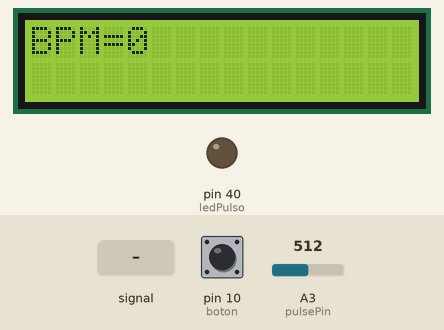
Bench run of a sketch on a simulated Arduino Mega 2560, built with avr-gcc and run on an emulated ATmega2560. Parts: 16×2 character LCD, output pins drawn as LEDs (lit = HIGH). Dashed ring = blinking. The test bench sets the inputs (shaded band); at power-on: pin 10 (boton) LOW, A3 (pulsePin) = 512. Storage starts empty; what the sketch prints to the serial monitor is not drawn.

Above: at 1.2 s.
1.3 s: A3 (pulsePin) fed a 200 Hz sine of ±81 counts around its level
At 1.47 s:
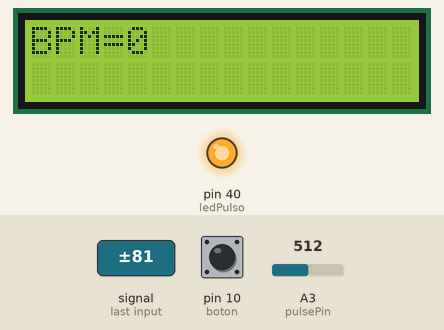
4.1 s: pin 10 (boton) pulled HIGH for 0.15 s
At 4.6 s:
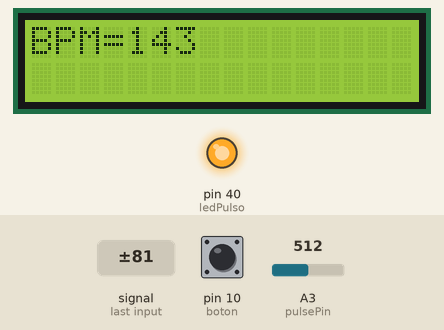
4.8 s: A3 (pulsePin) set to 306
At 6.3 s:
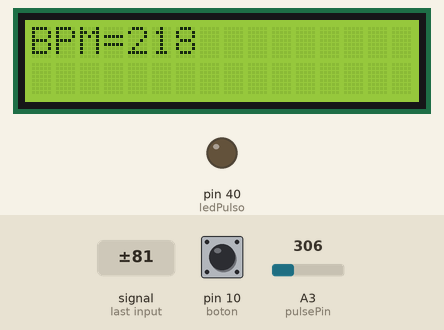
6.6 s: A3 (pulsePin) fed a 2 Hz sine of ±306 counts around its level
At 7.13 s:
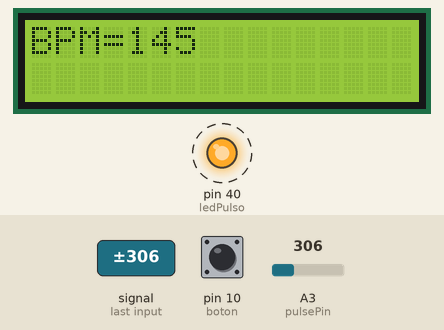
8.1 s: A3 (pulsePin) set to 716
At 9.5 s:
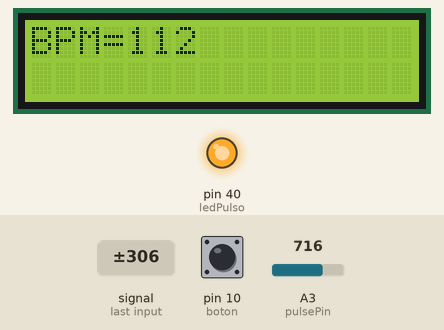
9.8 s: A3 (pulsePin) fed a 50 Hz sine of ±306 counts around its level
At 10.62 s:
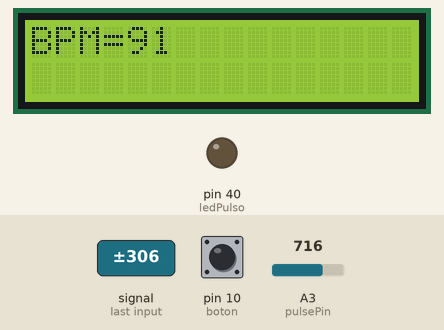
Timing chart, 0 to 12.6 s (numbered marks = the images above; inputs shaded):
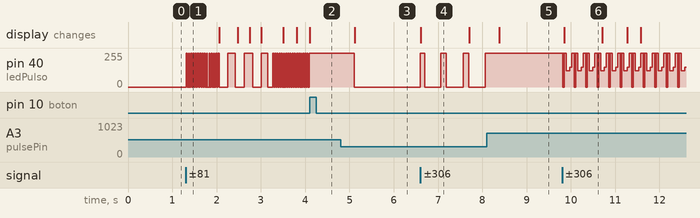

Measured:
- after the input at 1.3 s, pin 40 (ledPulso): goes 14 × (255/255 0.03 s, 0/255 0.03 s), 255/255 0.03 s, 3 × (0/255 0.19 s, 255/255 0.16 s), 0/255 0.11 s, 17 × (255/255 0.02 s, 0/255 0.02 s), then 255/255, starting at once
- after the input at 4.1 s, pin 40 (ledPulso): stops changing and stays 255/255
- after the input at 4.8 s, pin 40 (ledPulso): goes on until 5.1 s, then stays 0/255
- after the input at 6.6 s, pin 40 (ledPulso): alternates 255/255 for 0.13 s and 0/255 for 0.37 s, starting at once; the display: changes at once (image 4)
- after the input at 8.1 s, pin 40 (ledPulso): stops changing and stays 255/255
- after the input at 9.8 s, the display: changes after 0.05 s (image 6)
- what the display in image 4 shows lasts 1.1 s, from 6.6 s to 7.7 s

The sketch:

base.ino
```cpp
// Conexion Sensor Pulsos -> Arduino UNO:   S -> A0 , Vcc -> 5V , (-) -> GND
#include <LiquidCrystal_I2C.h> //Librería del controlador de pantalla.
#include <SPI.h>
#include <SD.h>
#define ed 4
File archivo;
LiquidCrystal_I2C lcd(0x27,16,2);   // inicializa la interfaz I2C del LCD 16x2
int pulsePin =3 ;                   // Sensor de Pulso conectado al puerto A0
// Estas variables son volatiles porque son usadas durante la rutina de interrupcion en la segunda Pestaña
volatile int BPM;                   // Pulsaciones por minuto
volatile int Signal;                // Entrada de datos del sensor de pulsos
volatile int IBI = 600;             // tiempo entre pulsaciones
volatile boolean Pulse = false;     // Verdadero cuando la onda de pulsos es alta, falso cuando es Baja
volatile boolean QS = false;        // Verdadero cuando el Arduino Busca un pulso del Corazon
const int ledPulso = 40;
const int boton=10;
int boton1;
void setup(){
   Serial.begin(9600);                // Puerto serial configurado a 9600 Baudios
   Serial.println("Iniciando memoria");
  if (!SD.begin(ed))
  {
    Serial.println("conenxión fallida");
    return;
  }
  Serial.print("Memoria inicializada con éxito");
  archivo =SD.open("datos.txt", FILE_WRITE);
   //Codigo para el sensor ultrasonido

  //Codigo para medidor caridaco
 pinMode(ledPulso, OUTPUT);
 pinMode(boton,INPUT);
 lcd.init();                         // Se inicializa el LCD 16x2
 lcd.backlight();
 lcd.clear();
 interruptSetup();                  // Configura la interrucion para leer el sensor de pulsos cada 2mS
}
void loop(){
 //Codigo para medidor caridaco
 int pulso = analogRead(A3);           //Lee el valor del pulsometro conectado al puerto Analogo A0
 if (pulso >= 515) {                   // Enciende led 13 cuando el pulso pasa de un valor (debe ajustarse)
    digitalWrite(ledPulso, HIGH);
 }
 else{
    digitalWrite(ledPulso, LOW);
 }
   lcd.setCursor(0,0);                   //Muestra en el LCD el valor de BPM
   lcd.print("BPM=");
   lcd.print(BPM);
   lcd.print("   ");

   Serial.println(pulso);  //Muestra en el monitor el valor de BPM
  // Serial.println(BPM);
                           // envia el valor del pulso por el puerto serie  (desabilitarla si habilita la anterior linea)
  if (QS == true){                       // Bandera del Quantified Self es verdadera cuando el Arduino busca un pulso del corazon
    QS = false;                          // Reset a la bandera del Quantified Self
  }
  if(archivo)                                       // Condicional que determina si efectivamente se creo el archivo para almacenar los valores
 {                                // Sumador para llevar el conteo de la muestra
  int contador =1;
    archivo.print(contador);
    archivo.print(",");
    archivo.print(BPM);                             // Impresión del valor cardiaco en el archivo de tipo txt separado por comas
    archivo.print(",");
    archivo.println(pulso);

 }
 boton1=digitalRead(boton);

if( boton1 == HIGH )
    {
    Serial.println("Fin de toma de datos");
    delay(1000);
    archivo.close();
    }
}
```

Interrupt.ino
```cpp
volatile int rate[10];                    // array to hold last ten IBI values
volatile unsigned long sampleCounter = 0;          // used to determine pulse timing
volatile unsigned long lastBeatTime = 0;           // used to find IBI
volatile int P =512;                      // used to find peak in pulse wave, seeded
volatile int T = 512;                     // used to find trough in pulse wave, seeded
volatile int thresh = 512;                // used to find instant moment of heart beat, seeded
volatile int amp = 100;                   // used to hold amplitude of pulse waveform, seeded
volatile boolean firstBeat = true;        // used to seed rate array so we startup with reasonable BPM
volatile boolean secondBeat = false;      // used to seed rate array so we startup with reasonable BPM

void interruptSetup(){
  // Initializes Timer2 to throw an interrupt every 2mS.
  TCCR2A = 0x02;     // DISABLE PWM ON DIGITAL PINS 3 AND 11, AND GO INTO CTC MODE
  TCCR2B = 0x06;     // DON'T FORCE COMPARE, 256 PRESCALER
  OCR2A = 0X7C;      // SET THE TOP OF THE COUNT TO 124 FOR 500Hz SAMPLE RATE
  TIMSK2 = 0x02;     // ENABLE INTERRUPT ON MATCH BETWEEN TIMER2 AND OCR2A
  sei();             // MAKE SURE GLOBAL INTERRUPTS ARE ENABLED
}

// THIS IS THE TIMER 2 INTERRUPT SERVICE ROUTINE.
// Timer 2 makes sure that we take a reading every 2 miliseconds
ISR(TIMER2_COMPA_vect){                         // triggered when Timer2 counts to 124
  cli();                                      // disable interrupts while we do this
  Signal = analogRead(pulsePin);              // read the Pulse Sensor
  sampleCounter += 2;                         // keep track of the time in mS with this variable
  int N = sampleCounter - lastBeatTime;       // monitor the time since the last beat to avoid noise

    //  find the peak and trough of the pulse wave
  if(Signal < thresh && N > (IBI/5)*3){       // avoid dichrotic noise by waiting 3/5 of last IBI
    if (Signal < T){                        // T is the trough
      T = Signal;                         // keep track of lowest point in pulse wave

    }
  }

  if(Signal > thresh && Signal > P){          // thresh condition helps avoid noise
    P = Signal;                             // P is the peak
  }                                        // keep track of highest point in pulse wave

  //  NOW IT'S TIME TO LOOK FOR THE HEART BEAT
  // signal surges up in value every time there is a pulse
  if (N > 250){                                   // avoid high frequency noise
    if ( (Signal > thresh) && (Pulse == false) && (N > (IBI/5)*3) ){
      Pulse = true;                               // set the Pulse flag when we think there is a pulse

        IBI = sampleCounter - lastBeatTime;         // measure time between beats in mS
      lastBeatTime = sampleCounter;               // keep track of time for next pulse

      if(secondBeat){                        // if this is the second beat, if secondBeat == TRUE
        secondBeat = false;                  // clear secondBeat flag
        for(int i=0; i<=9; i++){             // seed the running total to get a realisitic BPM at startup
          rate[i] = IBI;
        }
      }

      if(firstBeat){                         // if it's the first time we found a beat, if firstBeat == TRUE
        firstBeat = false;                   // clear firstBeat flag
        secondBeat = true;                   // set the second beat flag
        sei();                               // enable interrupts again
        return;                              // IBI value is unreliable so discard it
      }


      // keep a running total of the last 10 IBI values
      word runningTotal = 0;                  // clear the runningTotal variable

      for(int i=0; i<=8; i++){                // shift data in the rate array
        rate[i] = rate[i+1];                  // and drop the oldest IBI value
        runningTotal += rate[i];              // add up the 9 oldest IBI values
      }

      rate[9] = IBI;                          // add the latest IBI to the rate array
      runningTotal += rate[9];                // add the latest IBI to runningTotal
      runningTotal /= 10;                     // average the last 10 IBI values
      BPM = 60000/runningTotal;               // how many beats can fit into a minute? that's BPM!
      QS = true;                              // set Quantified Self flag
      // QS FLAG IS NOT CLEARED INSIDE THIS ISR
    }
  }

  if (Signal < thresh && Pulse == true){   // when the values are going down, the beat is over

    Pulse = false;                         // reset the Pulse flag so we can do it again
    amp = P - T;                           // get amplitude of the pulse wave
    thresh = amp/2 + T;                    // set thresh at 50% of the amplitude
    P = thresh;                            // reset these for next time
    T = thresh;
  }

  if (N > 2500){                           // if 2.5 seconds go by without a beat
    thresh = 512;                          // set thresh default
    P = 512;                               // set P default
    T = 512;                               // set T default
    lastBeatTime = sampleCounter;          // bring the lastBeatTime up to date
    firstBeat = true;                      // set these to avoid noise
    secondBeat = false;                    // when we get the heartbeat back
  }

  sei();                                   // enable interrupts when youre done!
}// end isr
```
